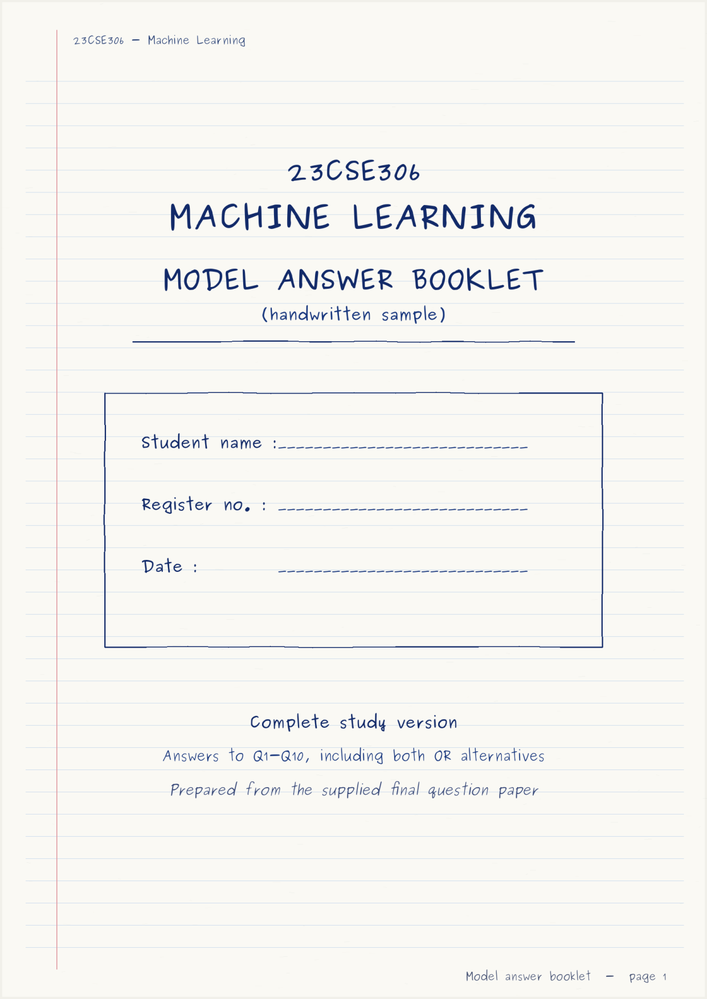
#> input picture extracted_full_pages/as/as_p001.png, 707 x 999 px, shrunk from 1241 x 1754 before the run; its folder holds only this picture in this run
$ python generate_full_batch_visuals.py
#> lines starting #> are read from the running program, lines starting #| are printed output that depends on the picture
import json
import os
from PIL import Image, ImageDraw, ImageFont

def generate_full_visuals():
    with open('benchmark_experiments/MISTRAL_FULL_RUN_RESULT.json', 'r') as f:
#> (reads benchmark_experiments/MISTRAL_FULL_RUN_RESULT.json from the repository)
        data = json.load(f)

    as_dir = 'extracted_full_pages/as'
    output_dir = 'benchmark_experiments/full_run_visuals'
    artifact_dir = '/Users/ayushchougula/.gemini/antigravity-ide/brain/b5fb7b39-9385-4edd-81eb-0d249c3fc147'
    os.makedirs(output_dir, exist_ok=True)

    font = ImageFont.load_default()

    # Collect regions by page (0-indexed)
    page_regions = {}
    for q in data.get('questions', []):
        for r in q.get('regions', []):
            p = r.get('page', 0)
            if p not in page_regions:
                page_regions[p] = []
            page_regions[p].append((q, r))

    for o in data.get('orphanAnswers', []):
        p = o.get('page', 0)
        if p not in page_regions:
            page_regions[p] = []
        page_regions[p].append((o, o, True))

    generated_pages = []

    for p_idx in range(24):
        p_num = p_idx + 1
        img_path = os.path.join(as_dir, f'as_p{p_num:03d}.png')
        if not os.path.exists(img_path):
            continue

        img = Image.open(img_path).convert('RGB')
#> img is the input picture: PIL image 707x999 RGB; mean R, G, B 245.1, 244.8, 241.3
        width, height = img.size
#> width = 707; height = 999

        img_mapping = img.copy()
        draw = ImageDraw.Draw(img_mapping)

        items = page_regions.get(p_idx, [])
        if not items:
            # Draw an "Unanswered" banner if page had no answers mapped
            draw.rectangle([50, 50, width - 50, 100], fill="lightgray")
            draw.text((60, 65), f"Page {p_num}: No Answers Mapped / Blank", fill="black", font=font)
        else:
            for item in items:
                if len(item) == 3:
                    o = item[0]
                    box = o.get('bbox', {})
                    x, y, w, h = box.get('x', 0)*width, box.get('y', 0)*height, box.get('w', 0)*width, box.get('h', 0)*height
                    draw.rectangle([x, y, x+w, y+h], outline="gray", width=4)
                    draw.text((x, max(0, y-20)), f"ORPHAN ANSWER", fill="gray", font=font)
                    continue

                q, r = item
                box = r.get('bbox', {})
                x, y, w, h = box.get('x', 0)*width, box.get('y', 0)*height, box.get('w', 0)*width, box.get('h', 0)*height

                q_id = str(q.get('id', ''))
                score = q.get('score', 0)
                max_marks = q.get('maxMarks', 0)
                raw_label = str(r.get('rawLabel') or q.get('extractedLabel') or '')
                res_method = str(r.get('resolutionMethod') or 'explicit_label')
                res_q = str(r.get('resolvedQuestionId') or q_id)

                color = "#008800" if res_method in ["explicit_label", "continuation_context"] else "#cc8800"

                draw.rectangle([x, y, x+w, y+h], outline=color, width=4)

                tag_text = f"Q{res_q} [{score}/{max_marks} marks] ({res_method}) | Label: {raw_label}"
                text_bbox = draw.textbbox((x, max(0, y-22)), tag_text, font=font)
                draw.rectangle([text_bbox[0]-2, text_bbox[1]-2, text_bbox[2]+2, text_bbox[3]+2], fill="black")
                draw.text((x, max(0, y-22)), tag_text, fill="white", font=font)

        # Create side-by-side comparison
        comp_img = Image.new('RGB', (width * 2, height))
#> comp_img: PIL image 1414x999 RGB; every value is 0
        comp_img.paste(img, (0, 0))
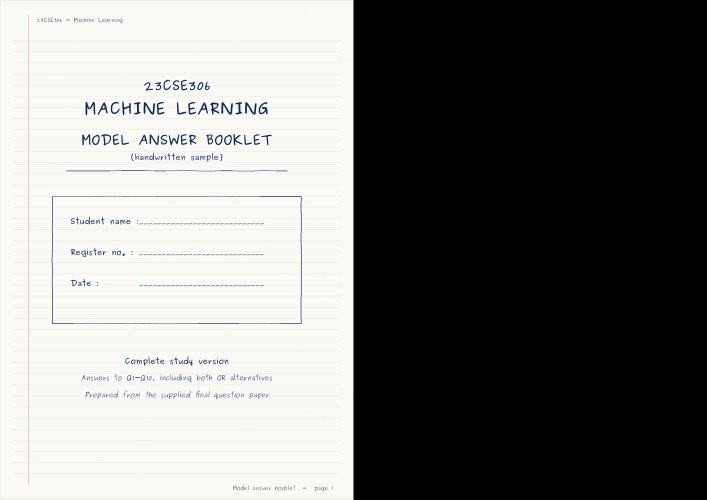
#> comp_img: PIL image 1414x999 RGB (shown at 1/2 size); mean R, G, B 122.6, 122.4, 120.7
        comp_img.paste(img_mapping, (width, 0))
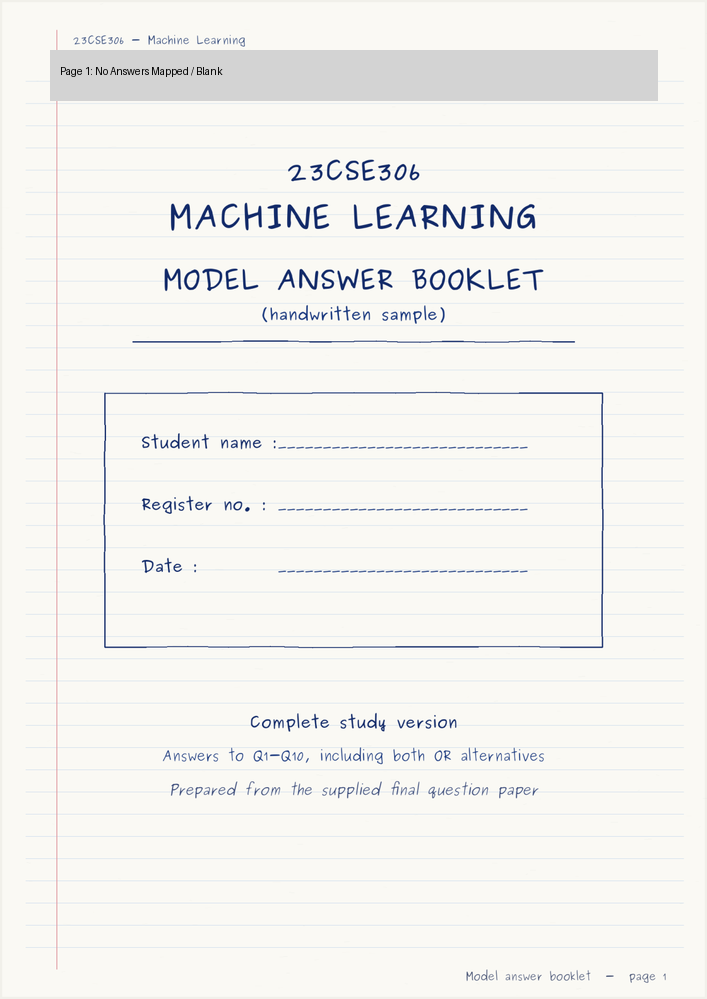
#> img_mapping: PIL image 707x999 RGB; mean R, G, B 243.3, 243, 239.8
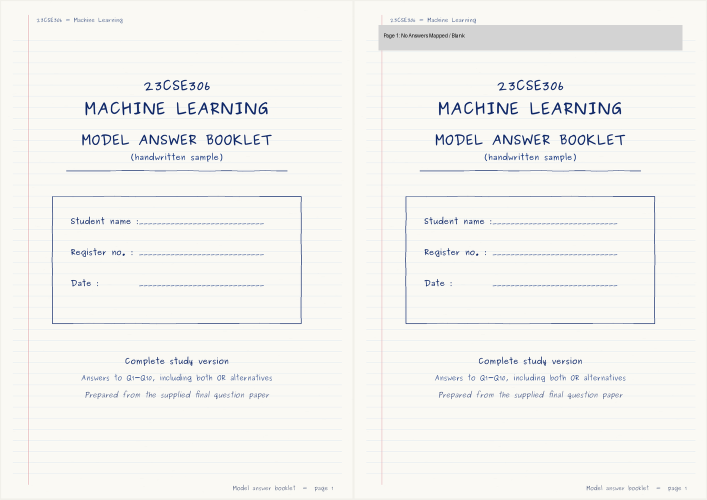
#> comp_img: PIL image 1414x999 RGB (shown at 1/2 size); mean R, G, B 244.2, 243.9, 240.6

        out_comp_path = os.path.join(output_dir, f'Answer_Sheet_p{p_num:03d}_batch_comparison.png')
        comp_img.save(out_comp_path)

        # Also copy to artifact dir for viewing
        art_comp_path = os.path.join(artifact_dir, f'Answer_Sheet_p{p_num:03d}_batch_comparison.png')
        comp_img.save(art_comp_path)
        generated_pages.append((p_num, out_comp_path, len(items)))

    print(f"Successfully generated comparison images for {len(generated_pages)} pages.")

generate_full_visuals()
